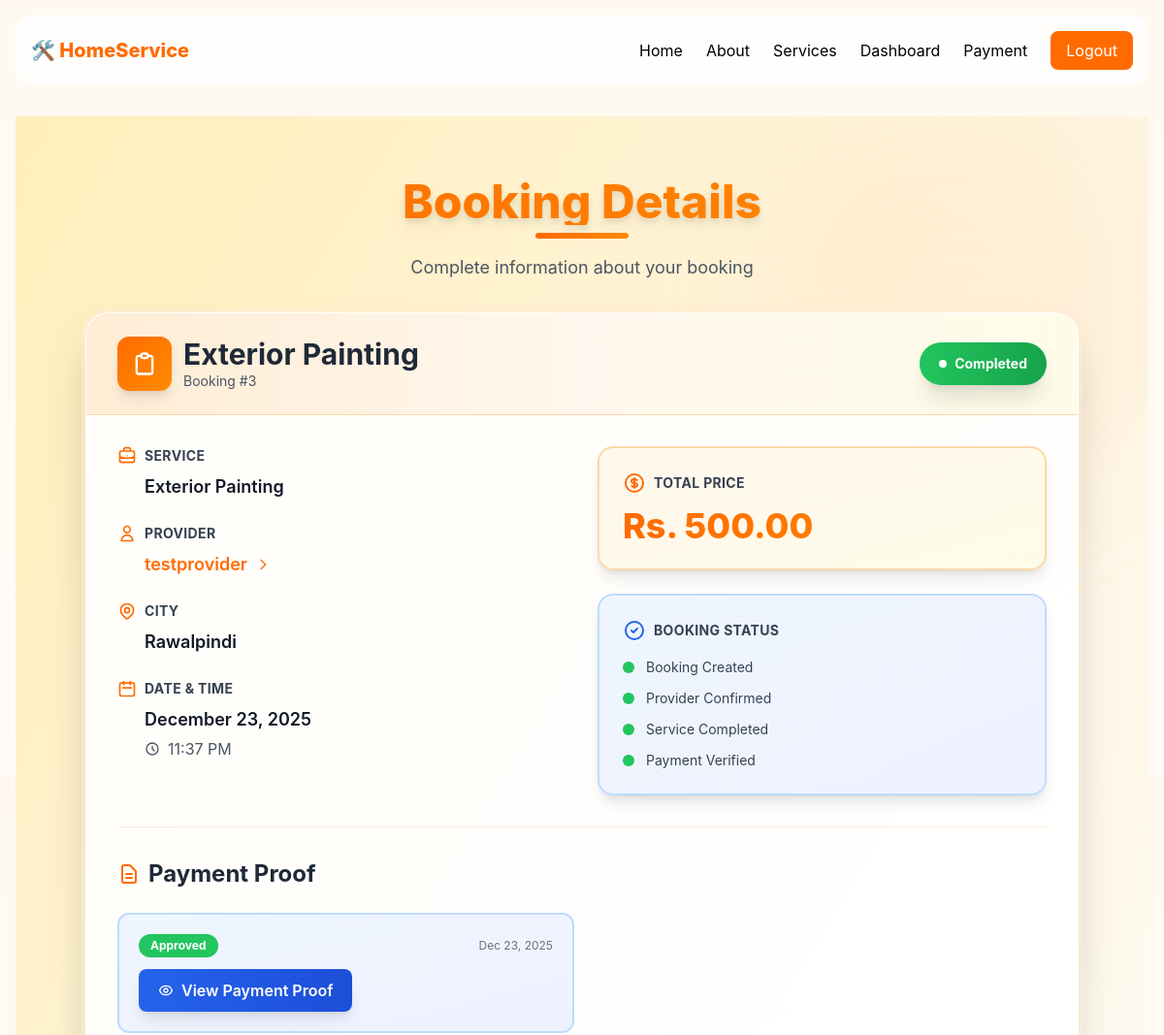
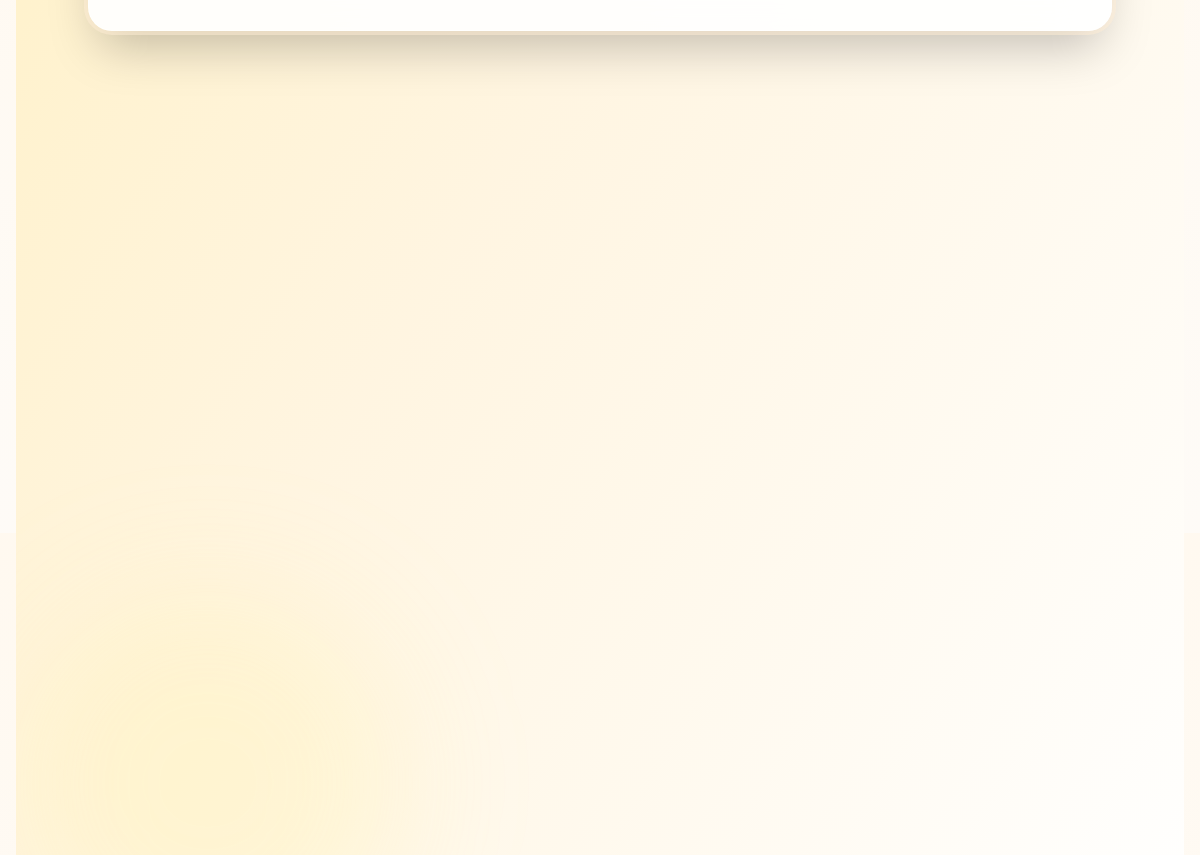
The app's page /booking/detail/3/ (signed in) with its own data (2 pictures, top to bottom).
### booking/models.py (models this page shows, shortened)
class Booking(models.Model):
    customer = models.ForeignKey(CustomUser, on_delete=models.CASCADE)
    provider_service = models.ForeignKey(ProviderService, on_delete=models.CASCADE)
    date = models.DateField()
    time = models.TimeField()
    address = models.TextField(blank=True)  # 👈 allow blank
    final_price = models.DecimalField(
        max_digits=10,
        decimal_places=2,
        null=True,
        blank=True
    )
    status = models.CharField(
        max_length=30,
        choices=STATUS_CHOICES,
        default='pending'
    )
    created_at = models.DateTimeField(
        default=timezone.now,   # ✅ IMPORTANT
        editable=False
    )

class ProviderService(models.Model):
    service = models.ForeignKey(Service, on_delete=models.CASCADE)
    provider = models.ForeignKey(CustomUser, on_delete=models.CASCADE)
    city = models.ForeignKey(City, on_delete=models.CASCADE)
    price = models.DecimalField(
        max_digits=10,
        decimal_places=2,
        null=True,
        blank=True
    )
    is_active = models.BooleanField(default=True)

class Service(models.Model):
    title = models.CharField(max_length=200)
    description = models.TextField()
    service_type = models.ForeignKey(ServiceType, on_delete=models.CASCADE)
    image = models.ImageField(upload_to='services/', blank=True, null=True)

class CustomUser(AbstractUser):
    ROLE_CHOICES = (
        ('customer', 'Customer'),
        ('provider', 'Service Provider'),
        ('admin', 'Admin'),
    )
    role = models.CharField(max_length=20, choices=ROLE_CHOICES, default='customer')
    wallet_balance = models.DecimalField(max_digits=10, decimal_places=2, default=0)

class City(models.Model):
    name = models.CharField(max_length=100, unique=True)

class PaymentProof(models.Model):
    STATUS_CHOICES = (
        ('pending', 'Pending'),
        ('approved', 'Approved'),
        ('rejected', 'Rejected'),
    )
    customer = models.ForeignKey(CustomUser, on_delete=models.CASCADE)
    booking = models.ForeignKey(
        Booking,
        on_delete=models.CASCADE,
        related_name='payment_proofs'
    )
    file = models.FileField(
        upload_to='payment_proofs/',
        blank=True,
        null=True
    )
    upload_date = models.DateTimeField(auto_now_add=True)
    status = models.CharField(
        max_length=20,
        choices=STATUS_CHOICES,
        default='pending'
    )

### booking/views.py (the view)
@login_required
def booking_detail(request, booking_id):
    booking = get_object_or_404(
        Booking.objects.select_related(
            'provider_service__service',
            'provider_service__provider',
            'provider_service__city',
            'customer',
        ),
        id=booking_id
    )
    if (
        request.user != booking.customer and
        request.user != booking.provider_service.provider
    ):
        messages.error(request, "You are not allowed to view this booking.")
        return redirect('index')
    return render(request, 'booking_detail.html', {
        'booking': booking
    })

### booking/templates/booking_detail.html (shortened to what this page needs)
{% extends 'base.html' %}
{% block content %}
<section class="min-h-screen bg-gradient-to-br from-[#FFEFBA] via-[#FFF5E1] to-[#FFFFFF] py-12 sm:py-16 px-4 sm:px-6 relative overflow-hidden">
  <div class="absolute top-0 right-0 w-96 h-96 bg-orange-200/20 rounded-full blur-3xl"></div>
  <div class="absolute bottom-0 left-0 w-96 h-96 bg-yellow-200/20 rounded-full blur-3xl"></div>
  <div class="max-w-5xl mx-auto relative z-10">
    <div class="text-center mb-8 animate-fade-in">
      <h1 class="text-4xl sm:text-5xl font-extrabold bg-gradient-to-r from-[#FF6B00] to-[#FF8C00] bg-clip-text text-transparent drop-shadow-lg mb-2">
      </h1>
      <div class="h-1.5 w-24 bg-gradient-to-r from-[#FF6B00] to-[#FF8C00] rounded-full mx-auto mb-4"></div>
      <p class="text-gray-600 text-lg">Complete information about your booking</p>
    </div>
    <div class="bg-white/90 backdrop-blur-xl rounded-3xl shadow-2xl border border-white/50 ring-4 ring-orange-100/50 overflow-hidden hover:shadow-orange-200/50 transition-all duration-300" data-aos="fade-up">
      <div class="bg-gradient-to-r from-orange-100 via-orange-50 to-yellow-50 px-6 sm:px-8 py-6 border-b border-orange-200">
        <div class="flex flex-col sm:flex-row items-start sm:items-center justify-between gap-4">
          <div class="flex items-center gap-3">
            <div class="w-14 h-14 bg-gradient-to-br from-[#FF6B00] to-[#FF8C00] rounded-xl flex items-center justify-center shadow-lg">
              <svg class="w-7 h-7 text-white" fill="none" stroke="currentColor" viewBox="0 0 24 24">
                <path stroke-linecap="round" stroke-linejoin="round" stroke-width="2" d="M9 5H7a2 2 0 00-2 2v12a2 2 0 002 2h10a2 2 0 002-2V7a2 2 0 00-2-2h-2M9 5a2 2 0 002 2h2a2 2 0 002-2M9 5a2 2 0 012-2h2a2 2 0 012 2"/>
              </svg>
            </div>
            <div>
              <h2 class="text-2xl sm:text-3xl font-bold text-gray-800">
                {{ booking.provider_service.service.title }}
              </h2>
              <p class="text-sm text-gray-600">Booking #{{ booking.id }}</p>
            </div>
          </div>
          <div>
            <span class="inline-flex items-center gap-2 px-5 py-3 rounded-full text-white text-sm font-bold shadow-xl
              {% if booking.status == 'completed' %}bg-gradient-to-r from-green-500 to-green-600
              {% elif booking.status == 'confirmed' %}bg-gradient-to-r from-blue-500 to-blue-600
              {% elif booking.status == 'awaiting_payment' %}bg-gradient-to-r from-orange-500 to-orange-600
              {% elif booking.status == 'pending' %}bg-gradient-to-r from-yellow-500 to-yellow-600
              {% else %}bg-gradient-to-r from-gray-400 to-gray-500{% endif %}">
              <span class="w-2 h-2 bg-white rounded-full
                {% if booking.status == 'pending' or booking.status == 'awaiting_payment' %}animate-pulse{% endif %}"></span>
              {{ booking.get_status_display }}
            </span>
          </div>
        </div>
      </div>
      <div class="p-6 sm:p-8">
        <div class="grid md:grid-cols-2 gap-8 mb-8">
          <div class="space-y-6">
            <div class="group">
              <div class="flex items-center gap-2 mb-2">
                <h4 class="font-bold text-gray-700 uppercase text-sm tracking-wide">Service</h4>
              </div>
              <p class="text-lg font-semibold text-gray-900 pl-7 group-hover:text-[#FF6B00] transition-colors">
                {{ booking.provider_service.service.title }}
              </p>
            </div>
            <div class="group">
              <div class="flex items-center gap-2 mb-2">
                <svg class="w-5 h-5 text-[#FF6B00]" fill="none" stroke="currentColor" viewBox="0 0 24 24">
                  <path stroke-linecap="round" stroke-linejoin="round" stroke-width="2" d="M16 7a4 4 0 11-8 0 4 4 0 018 0zM12 14a7 7 0 00-7 7h14a7 7 0 00-7-7z"/>
                </svg>
                <h4 class="font-bold text-gray-700 uppercase text-sm tracking-wide">Provider</h4>
              </div>
              <a href="#"
                 class="inline-flex items-center gap-2 text-lg font-semibold text-[#FF6B00] hover:text-[#FF8C00] transition-colors pl-7 group">
                {{ booking.provider_service.provider.username }}
                <svg class="w-4 h-4 group-hover:translate-x-1 transition-transform" fill="none" stroke="currentColor" viewBox="0 0 24 24">
                  <path stroke-linecap="round" stroke-linejoin="round" stroke-width="2" d="M9 5l7 7-7 7"/>
                </svg>
              </a>
            </div>
            <div>
              <div class="flex items-center gap-2 mb-2">
                <h4 class="font-bold text-gray-700 uppercase text-sm tracking-wide">City</h4>
              </div>
              <p class="text-lg font-semibold text-gray-900 pl-7">
                {{ booking.provider_service.city.name }}
              </p>
            </div>
            <div>
              <div class="flex items-center gap-2 mb-2">
                <svg class="w-5 h-5 text-[#FF6B00]" fill="none" stroke="currentColor" viewBox="0 0 24 24">
                  <path stroke-linecap="round" stroke-linejoin="round" stroke-width="2" d="M8 7V3m8 4V3m-9 8h10M5 21h14a2 2 0 002-2V7a2 2 0 00-2-2H5a2 2 0 00-2 2v12a2 2 0 002 2z"/>
                </svg>
                <h4 class="font-bold text-gray-700 uppercase text-sm tracking-wide">Date & Time</h4>
              </div>
              <div class="pl-7 space-y-1">
                <p class="text-lg font-semibold text-gray-900">
                  {{ booking.date|date:"F j, Y" }}
                </p>
                <p class="text-gray-600 flex items-center gap-2">
                  <svg class="w-4 h-4" fill="none" stroke="currentColor" viewBox="0 0 24 24">
                    <path stroke-linecap="round" stroke-linejoin="round" stroke-width="2" d="M12 8v4l3 3m6-3a9 9 0 11-18 0 9 9 0 0118 0z"/>
                  </svg>
                  {{ booking.time|time:"g:i A" }}
                </p>
              </div>
            </div>
          </div>
          <div class="space-y-6">
            <div class="bg-gradient-to-br from-orange-50 to-yellow-50 rounded-2xl p-6 border-2 border-orange-200 shadow-lg">
              <div class="flex items-center gap-2 mb-3">
                <h4 class="font-bold text-gray-700 uppercase text-sm tracking-wide">Total Price</h4>
              </div>
              <p class="text-4xl font-extrabold bg-gradient-to-r from-[#FF6B00] to-[#FF8C00] bg-clip-text text-transparent">
              </p>
            </div>
            <div class="bg-gradient-to-br from-blue-50 to-indigo-50 rounded-2xl p-6 border-2 border-blue-200 shadow-lg">
              <div class="flex items-center gap-2 mb-4">
                <svg class="w-6 h-6 text-blue-600" fill="none" stroke="currentColor" viewBox="0 0 24 24">
                  <path stroke-linecap="round" stroke-linejoin="round" stroke-width="2" d="M9 12l2 2 4-4m6 2a9 9 0 11-18 0 9 9 0 0118 0z"/>
                </svg>
                <h4 class="font-bold text-gray-700 uppercase text-sm tracking-wide">Booking Status</h4>
              </div>
              <div class="space-y-3">
                <div class="flex items-center gap-3">
                  <div class="w-3 h-3 rounded-full bg-green-500"></div>
                  <span class="text-sm text-gray-700">Booking Created</span>
                </div>
                <div class="flex items-center gap-3">
                  <div class="w-3 h-3 rounded-full
                    {% if booking.status == 'confirmed' or booking.status == 'completed' or booking.status == 'awaiting_payment' %}bg-green-500{% else %}bg-gray-300{% endif %}">
                  </div>
                  <span class="text-sm text-gray-700">Provider Confirmed</span>
                </div>
                <div class="flex items-center gap-3">
                  <div class="w-3 h-3 rounded-full
                    {% if booking.status == 'completed' or booking.status == 'awaiting_payment' %}bg-green-500{% else %}bg-gray-300{% endif %}">
                  </div>
                  <span class="text-sm text-gray-700">Service Completed</span>
                </div>
                <div class="flex items-center gap-3">
                  <div class="w-3 h-3 rounded-full
                    {% if booking.status == 'completed' %}bg-green-500{% else %}bg-gray-300{% endif %}">
                  </div>
                  <span class="text-sm text-gray-700">Payment Verified</span>
                </div>
              </div>
            </div>
          </div>
        </div>
        <div class="border-t border-orange-100 pt-8">
          <div class="flex items-center gap-2 mb-6">
            <svg class="w-6 h-6 text-[#FF6B00]" fill="none" stroke="currentColor" viewBox="0 0 24 24">
              <path stroke-linecap="round" stroke-linejoin="round" stroke-width="2" d="M9 12h6m-6 4h6m2 5H7a2 2 0 01-2-2V5a2 2 0 012-2h5.586a1 1 0 01.707.293l5.414 5.414a1 1 0 01.293.707V19a2 2 0 01-2 2z"/>
            </svg>
            <h3 class="text-2xl font-bold text-gray-800">Payment Proof</h3>
          </div>
          {% if booking.payment_proofs.all|length %}
            <div class="grid sm:grid-cols-2 gap-4">
              {% for proof in booking.payment_proofs.all %}
                <div class="bg-gradient-to-br from-blue-50 to-indigo-50 rounded-xl p-5 border-2 border-blue-200 hover:shadow-lg transition-all duration-300">
                  <div class="flex items-center justify-between mb-3">
                    <span class="px-3 py-1 rounded-full text-xs font-bold
                      {% if proof.status == 'approved' %}bg-green-500 text-white
                      {% elif proof.status == 'pending' %}bg-yellow-500 text-white
                      {% else %}bg-red-500 text-white{% endif %}">
                      {{ proof.get_status_display }}
                    </span>
                    <span class="text-xs text-gray-500">
                      {{ proof.upload_date|date:"M j, Y" }}
                    </span>
                  </div>
                  <a href="{{ proof.file.url }}" target="_blank"
                     class="inline-flex items-center gap-2 px-5 py-2.5 bg-gradient-to-r from-blue-600 to-blue-700 text-white rounded-lg font-semibold shadow-lg hover:shadow-blue-400/50 transform hover:-translate-y-0.5 transition-all duration-200">
                    View Payment Proof
                  </a>
                </div>
              {% endfor %}
            </div>
          {% endif %}
        </div>
      </div>
    </div>
  </div>
</section>
{% endblock %}

### booking/templates/base.html (style rules this page uses)
:root { --accent: #ff6b00; }
body { background: linear-gradient(180deg, #fff9f0, #fefbf7); font-family: Inter, system-ui, sans-serif; overflow-x: hidden; }

### booking/templates/booking_detail.html (style rules this page uses)
.animate-fade-in { animation: fade-in 0.6s ease-out; }

### records on screen
Booking: provider_service.service "Exterior Painting", id "3", status "Completed", provider_service.provider.username "testprovider", provider_service.city.name "Rawalpindi", date "December 23, 2025", time "11:37 PM"
PaymentProof: status "Approved", upload_date "Dec 23, 2025"
